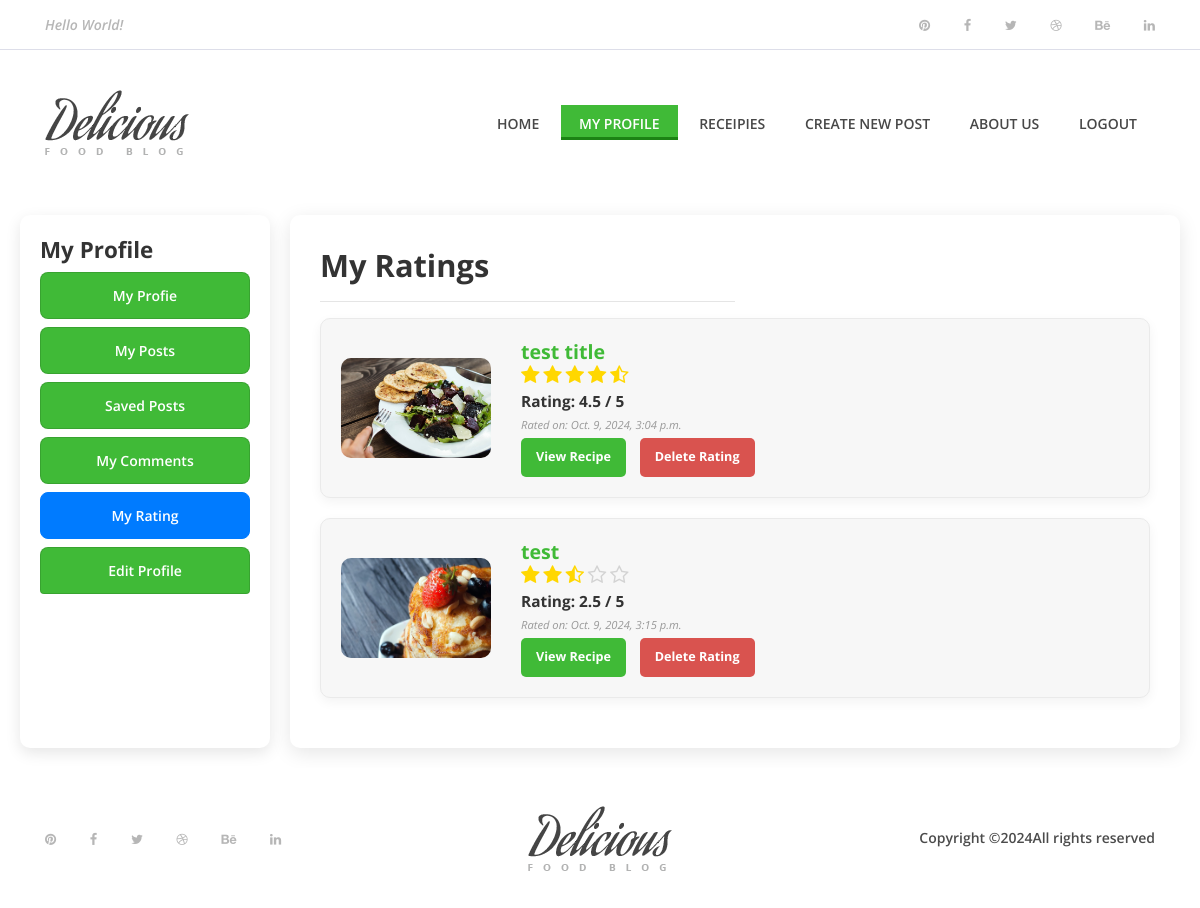
Screenshot of /accounts/my_rating/ (signed in) with the database file from the repository.
### recipe/models.py (models this page shows, shortened)
class Rating(models.Model):
    user = models.ForeignKey(Account, on_delete=models.CASCADE)
    recipe = models.ForeignKey(Recipe, on_delete=models.CASCADE)
    rate = models.FloatField()
    created_at = models.DateTimeField(auto_now_add=True)
    updated_at = models.DateTimeField(auto_now=True)

class Recipe(models.Model):
    VEGETARIAN = 'Veg'
    NON_VEGETARIAN = 'Non-Veg'
    PESCATARIAN = 'Pescatarian'
    RECIPE_TYPE_CHOICES = [
        (VEGETARIAN, 'Vegetarian'),
        (NON_VEGETARIAN, 'Non-Vegetarian'),
        (PESCATARIAN, 'Pescatarian'),
    ]
    title = models.CharField(max_length=255)
    description = models.TextField()
    ingredients = models.TextField()
    instructions = models.TextField()
    recipe_type = models.CharField(max_length=50, choices=RECIPE_TYPE_CHOICES)
    user = models.ForeignKey(Account, on_delete=models.CASCADE)
    image = models.ImageField(upload_to='recipies/')
    cooking_time = models.PositiveIntegerField()
    servings = models.CharField(max_length=100)
    category = models.ForeignKey(Category, on_delete=models.CASCADE)
    created_at = models.DateTimeField(auto_now_add=True)
    updated_at = models.DateTimeField(auto_now=True)

### accounts/views.py (the view)
# urls.py: path('my_rating/',views.my_rating, name="my_rating"),
@login_required(login_url='login')
def my_rating(request):
    user_ratings  = Rating.objects.filter(user=request.user)
    return render(request, 'accounts/my_rating.html',{'user_ratings':user_ratings,})

### templates/accounts/my_rating.html (shortened to what this page needs)
{% extends "includes/base.html" %}
{% block body %}
<div class="myblog-container">
    {% include "accounts/includes/sidebar.html" %}
    <div class="myblog-content">
        <h2>My Ratings</h2>
        <hr class="w-50">
        {% if user_ratings %}
            {% for rating in user_ratings %}
            <div class="rating-card">
                <img src="{{ rating.recipe.image.url }}" alt="{{ rating.recipe.title }} Image">
                <div class="rating-content">
                    <h5>{{ rating.recipe.title }}</h5>
                    <div class="rating-star">
                        <span>
                            <ul class="list-inline">
                                <li class="fa fa-star{% if rating and rating.rate < 0.5 %}-o{% elif rating and rating.rate >= 0.5 and rating.rate < 1 %}-half-o {% endif %}"></li>
                                <li class="fa fa-star{% if rating and rating.rate < 1.5 %}-o{% elif rating and rating.rate >= 1.5 and rating.rate < 2 %}-half-o {% endif %}"></li>
                                <li class="fa fa-star{% if rating and rating.rate < 2.5 %}-o{% elif rating and rating.rate >= 2.5 and rating.rate < 3 %}-half-o {% endif %}"></li>
                                <li class="fa fa-star{% if rating and rating.rate < 3.5 %}-o{% elif rating and rating.rate >= 3.5 and rating.rate < 4 %}-half-o {% endif %}"></li>
                                <li class="fa fa-star{% if rating and rating.rate < 4.5 %}-o{% elif rating and rating.rate >= 4.5 and rating.rate < 5 %}-half-o {% endif %}"></li>
                            </ul>
                        </span>
                    </div>
                    <h6>Rating: {{ rating.rate }} / 5</h6>
                    <small>Rated on: {{ rating.updated_at }}</small>
                    <a href="{% url 'recipe_detail' rating.recipe.id %}" class="view-button">View Recipe</a>
<a class="delete-button">Delete Rating</a>
                </div>
            </div>
            {% endfor %}
        {% else %}
            <p>You have not rated any recipes yet.</p>
        {% endif %}
    </div>
</div>
{% endblock body %}

### static/style.css (style rules this page uses)
* { margin: 0; padding: 0; }
body { font-family: "Open Sans", sans-serif; font-size: 14px; }
h1, h2, h3, h4, h5, h6 { color: #000000; line-height: 1.3; font-weight: 600; }
a, a:hover, a:focus { -webkit-transition-duration: 500ms; transition-duration: 500ms; text-decoration: none; outline: 0 solid transparent; color: #000000; font-weight: 600; font-size: 14px; color: #474747; }
ul, ol { margin: 0; }
ul li, ol li { list-style: none; }
img { height: auto; max-width: 100%; }

### templates/accounts/my_rating.html (style rules this page uses)
.myblog-container { display: flex; width: 100%; max-width: 1200px; margin: auto; flex: 1; padding: 20px; }
.myblog-content { flex: 1; padding: 30px; background-color: #fff; border-radius: 10px; box-shadow: 0 5px 20px rgba(0, 0, 0, 0.1); }
.myblog-content h2 { margin-top: 0; color: #333; font-size: 2.2em; font-weight: 700; }
.rating-card { display: flex; align-items: center; padding: 20px; margin-bottom: 20px; border: 1px solid #eaeaea; border-radius: 10px; box-shadow: 0 4px 12px rgba(0, 0, 0, 0.05); background-color: #f7f7f7; transition: transform 0.2s, box-shadow 0.2s; }
.rating-card img { width: 150px; height: 100px; object-fit: cover; border-radius: 10px; margin-right: 15px; }
.rating-content { flex-grow: 1; word-wrap: break-word; max-width: 700px; padding-left: 15px; }
.rating-content h5 { margin: 0; font-size: 1.4em; color: #40ba37; font-weight: 700; }
.rating-content small { color: #999; display: block; margin-bottom: 5px; font-style: italic; }
.rating-content h6 { font-weight: bold; color: #333; margin: 5px 0; font-size: 1.1em; }
.rating-content a { font-size: 0.9em; color: #40ba37; text-decoration: none; font-weight: bold; transition: color 0.2s; }
.view-button, .delete-button { padding: 10px 15px; font-weight: bold; text-decoration: none; border-radius: 5px; border: none; cursor: pointer; transition: background-color 0.3s, transform 0.2s; display: inline-block; margin-right: 10px; }
.view-button { background-color: #40ba37; color: white !important; text-decoration: none !important; }
.delete-button { background-color: #d9534f; color: white !important; text-decoration: none !important; }
.rating-star ul { padding: 0; list-style: none; }
.rating-star .fa-star { font-size: 20px; color: gold; }
.rating-star .fa-star-o { font-size: 20px; color: lightgray; }
.rating-star .fa-star-half-o { font-size: 20px; color: gold; }

### rows the page displays
Rating: recipe.image (picture), recipe "test title", rate "4.5", updated_at "Oct. 9, 2024, 3:04 p.m."
Rating: recipe.image (picture), recipe "test", rate "2.5", updated_at "Oct. 9, 2024, 3:15 p.m."
